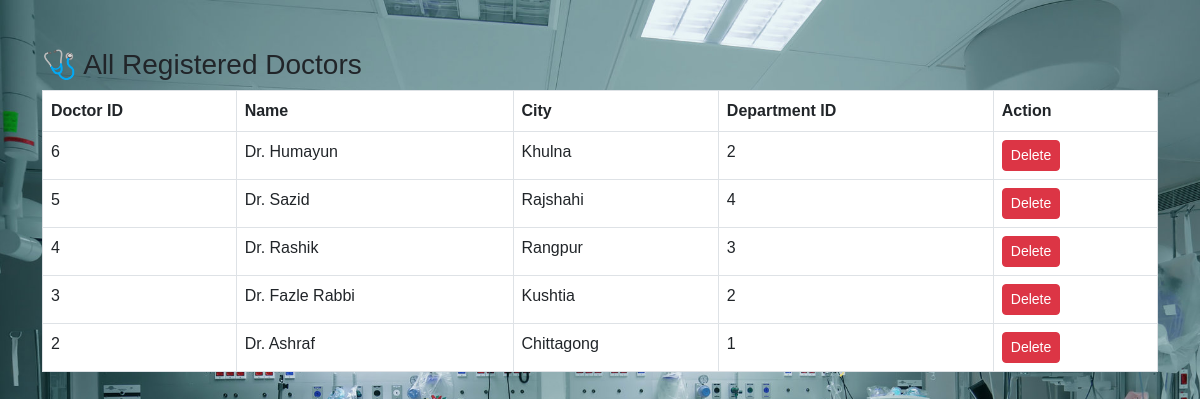
The app's page /HMS/pages/view_doctors.php (signed in), older data.
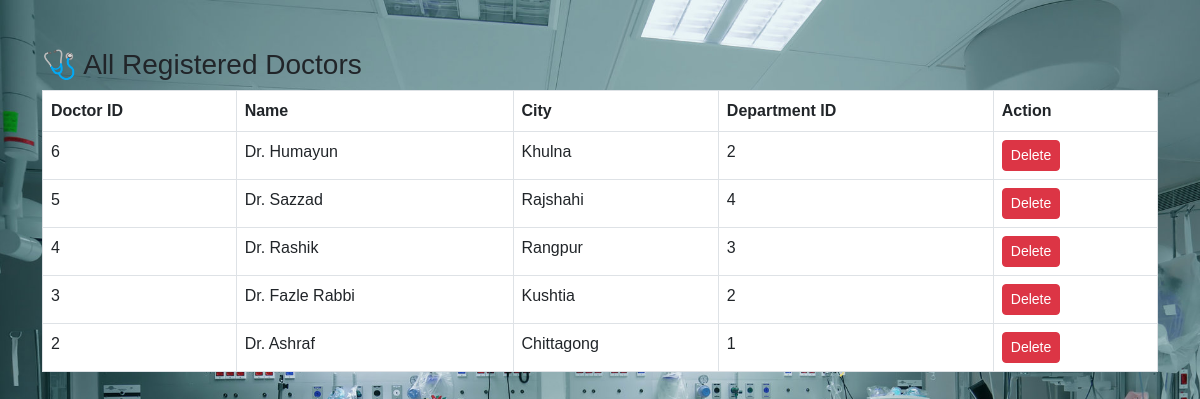
The same page, newer data.
### tables this page shows
CREATE TABLE `doctor` (
  `DoctorID` int(11) NOT NULL,
  `FirstName` varchar(50) DEFAULT NULL,
  `LastName` varchar(50) DEFAULT NULL,
  `Street` varchar(100) DEFAULT NULL,
  `City` varchar(50) DEFAULT NULL,
  `State` varchar(50) DEFAULT NULL,
  `ZipCode` varchar(10) DEFAULT NULL,
  `DepartmentID` int(11) DEFAULT NULL
);

### HMS/pages/view_doctors.php (the view, shortened to what this page needs)
<?php
include('../includes/db.php');
include('../includes/header.php');
?>
<div class="container mt-5">
  <h3>🩺 All Registered Doctors</h3>
  <table class="table table-bordered">
    <thead>
      <tr>
        <th>Doctor ID</th>
        <th>Name</th>
        <th>City</th>
        <th>Department ID</th>
        <th>Action</th>
      </tr>
    </thead>
    <tbody>
      <?php
        $result = mysqli_query($conn, "SELECT * FROM Doctor ORDER BY DoctorID DESC");
        if (mysqli_num_rows($result) > 0) {
          while ($row = mysqli_fetch_assoc($result)) {
            echo "<tr>
                    <td>{$row['DoctorID']}</td>
                    <td>{$row['FirstName']} {$row['LastName']}</td>
                    <td>{$row['City']}</td>
                    <td>{$row['DepartmentID']}</td>
                    <td>
                      <a href='view_doctors.php?delete={$row['DoctorID']}' class='btn btn-danger btn-sm' onclick='return confirm(\"Delete this doctor?\")'>Delete</a>
                    </td>
                  </tr>";
          }
        } else {
          echo "<tr><td colspan='5' class='text-center'>No doctors found.</td></tr>";
        }
      ?>
    </tbody>
  </table>
</div>
<?php include('../includes/footer.php'); ?>

### HMS/includes/header.php (shortened to what this page needs)
<!DOCTYPE html>
<html lang="en">
<head>
  <link href="https://cdn.jsdelivr.net/npm/bootstrap@5.3.0/dist/css/bootstrap.min.css" rel="stylesheet">
</head>
<body>

### HMS/includes/footer.php (shortened to what this page needs)
</body>
</html>

### HMS/includes/header.php (style rules this page uses)
body { background: url('/HMS/assets/img/hospital-bg.jpg') no-repeat center center fixed; background-size: cover; font-family: 'Poppins', sans-serif; margin: 0; padding: 0; }

Row changes from the older to the newer data that the page shows:
changed doctor "Rajshahi": LastName "Sazid" → "Sazzad"
